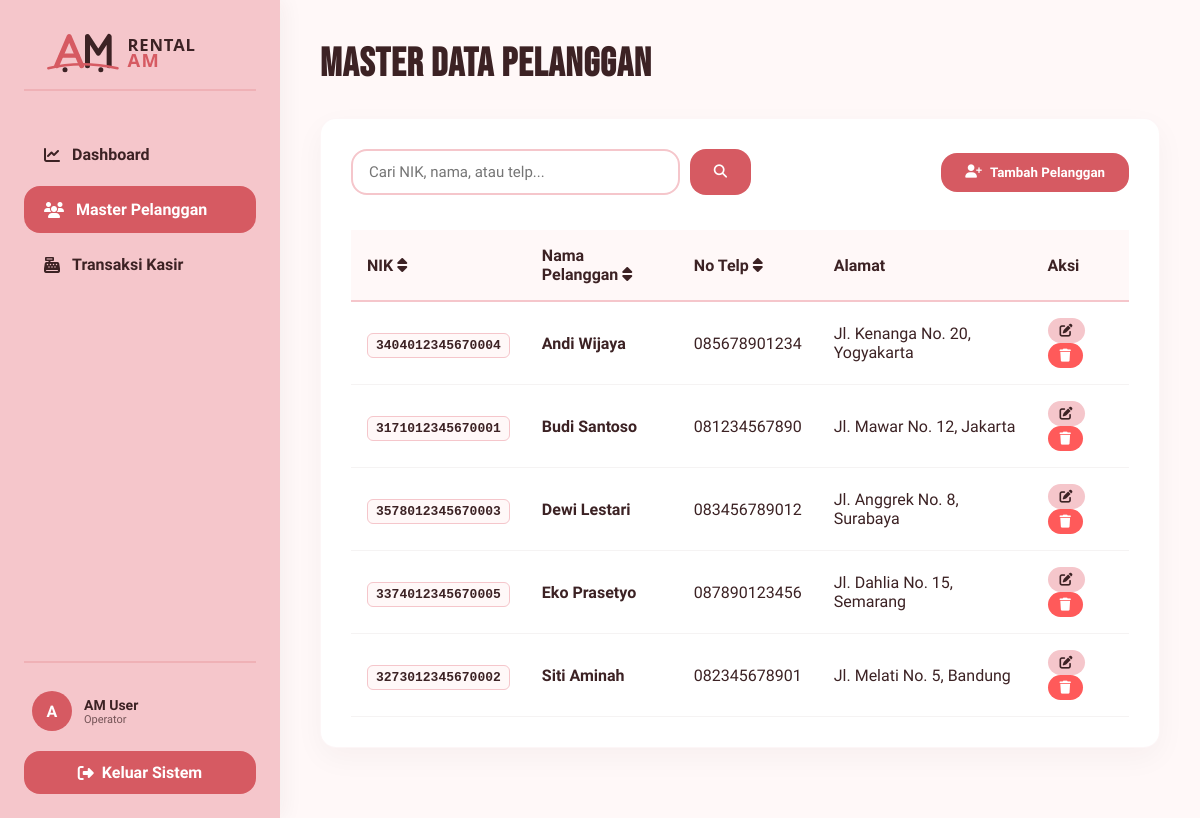
The app's page /index.php?action=master_pelanggan (signed in) with its own data.
### tables this page shows
CREATE TABLE IF NOT EXISTS pelanggan (
    id_pelanggan INT AUTO_INCREMENT PRIMARY KEY,
    nama_pelanggan VARCHAR(100) NOT NULL,
    no_telp VARCHAR(20) NOT NULL,
    alamat TEXT NOT NULL,
    nik VARCHAR(30) NOT NULL UNIQUE
);

### controllers/PelangganController.php (called while the page is built, shortened)
<?php
require_once 'models/Pelanggan.php';
class PelangganController {
    private $pelangganModel;
    public function __construct($db) {
        $this->pelangganModel = new Pelanggan($db);
    }
    public function index() {
        $search = $_GET['search'] ?? '';
        $sort_by = $_GET['sort_by'] ?? 'nama_pelanggan';
        $sort_order = $_GET['sort_order'] ?? 'ASC';
        $customers = $this->pelangganModel->getAll($search, $sort_by, $sort_order);
        require_once 'views/master_pelanggan.php';
    }
}

### models/Pelanggan.php (called while the page is built, shortened)
<?php
class Pelanggan {
    private $conn;
    private $table_name = "pelanggan";
    public function __construct($db) {
        $this->conn = $db;
    }
    public function getAll($search = '', $sort_by = 'nama_pelanggan', $sort_order = 'ASC') {
        $allowed_sort = ['id_pelanggan', 'nama_pelanggan', 'no_telp', 'alamat', 'nik'];
        $sort_order = strtoupper($sort_order) === 'DESC' ? 'DESC' : 'ASC';
        $query = "SELECT * FROM " . $this->table_name;
        $query .= " ORDER BY " . $sort_by . " " . $sort_order;
        $stmt = $this->conn->prepare($query);
        $stmt->execute();
        return $stmt->fetchAll(PDO::FETCH_ASSOC);
    }
}

### views/master_pelanggan.php (the view, shortened to what this page needs)
<!DOCTYPE html>
<html lang="id">
<head>
    <link rel="stylesheet" href="assets/css/style.css">
    <link rel="stylesheet" href="https://cdnjs.cloudflare.com/ajax/libs/font-awesome/6.4.0/css/all.min.css">
</head>
<body>
    <?php require_once 'views/layout/sidebar.php'; ?>
    <div class="main-content">
        <h1 class="page-title">MASTER DATA PELANGGAN</h1>
        <div class="card">
            <div class="search-sort-bar">
                <form action="index.php" method="GET" class="search-box">
                    <input type="text" name="search" class="form-control" placeholder="Cari NIK, nama, atau telp..." value="<?php echo htmlspecialchars($search); ?>">
                    <button type="submit" class="btn btn-primary"><i class="fa-solid fa-magnifying-glass"></i></button>
                </form>
                <div class="sort-box">
                    <button class="btn btn-primary" onclick="openAddModal()"><i class="fa-solid fa-user-plus"></i> Tambah Pelanggan</button>
                </div>
            </div>
            <div class="table-responsive">
                <table>
                    <thead>
                        <tr>
                            <th>
                                <a href="index.php?action=master_pelanggan&search=<?php echo urlencode($search); ?>&sort_by=nik&sort_order=<?php echo $sort_order === 'ASC' ? 'DESC' : 'ASC'; ?>" style="text-decoration:none; color:inherit;">
                                    NIK <i class="fa-solid fa-sort"></i>
                                </a>
                            </th>
                            <th>
                                <a href="index.php?action=master_pelanggan&search=<?php echo urlencode($search); ?>&sort_by=nama_pelanggan&sort_order=<?php echo $sort_order === 'ASC' ? 'DESC' : 'ASC'; ?>" style="text-decoration:none; color:inherit;">
                                    Nama Pelanggan <i class="fa-solid fa-sort"></i>
                                </a>
                            </th>
                            <th>
                                <a href="index.php?action=master_pelanggan&search=<?php echo urlencode($search); ?>&sort_by=no_telp&sort_order=<?php echo $sort_order === 'ASC' ? 'DESC' : 'ASC'; ?>" style="text-decoration:none; color:inherit;">
                                    No Telp <i class="fa-solid fa-sort"></i>
                                </a>
                            </th>
                            <th>Alamat</th>
                            <th>Aksi</th>
                        </tr>
                    </thead>
                    <tbody>
                        <?php if (empty($customers)): ?>
                            <tr>
                                <td colspan="5" style="text-align: center; padding: 30px;">Data pelanggan tidak ditemukan.</td>
                            </tr>
                        <?php else: ?>
                            <?php foreach ($customers as $c): ?>
                                <tr>
                                    <td><span style="font-family:monospace; background-color:#FFF8F8; padding:4px 8px; border-radius:6px; border:1px solid #F5C6CB; font-weight:700;"><?php echo htmlspecialchars($c['nik']); ?></span></td>
                                    <td style="font-weight:600;"><?php echo htmlspecialchars($c['nama_pelanggan']); ?></td>
                                    <td><?php echo htmlspecialchars($c['no_telp']); ?></td>
                                    <td><?php echo htmlspecialchars($c['alamat']); ?></td>
                                    <td>
                                        <button class="btn btn-secondary" style="padding: 6px 12px; font-size:13px;" onclick="openEditModal(<?php echo htmlspecialchars(json_encode($c)); ?>)">
                                            <i class="fa-solid fa-pen-to-square"></i>
                                        </button>
                                        <a href="index.php?action=pelanggan_delete&id=<?php echo $c['id_pelanggan']; ?>" class="btn btn-danger" style="padding: 6px 12px; font-size:13px;" onclick="return confirm('Hapus pelanggan ini?')">
                                            <i class="fa-solid fa-trash"></i>
                                        </a>
                                    </td>
                                </tr>
                            <?php endforeach; ?>
                        <?php endif; ?>
                    </tbody>
                </table>
            </div>
        </div>
    </div>
</body>
</html>

### index.php (shortened to what this page needs)
<?php
$action = $_GET['action'] ?? 'dashboard';
$database = new Database();
$db = $database->getConnection();
switch ($action) {
    case 'master_pelanggan':
        require_once 'controllers/PelangganController.php';
        $controller = new PelangganController($db);
        $controller->index();
        break;
}

### views/layout/sidebar.php (shortened to what this page needs)
<?php
$current_action = $_GET['action'] ?? 'dashboard';
$user_role = $_SESSION['role'] ?? 'Operator';
$sidebar_class = ($current_action === 'cetak_laporan') ? 'sidebar no-print' : 'sidebar';
?>
<div class="<?php echo $sidebar_class; ?>">
    <div class="sidebar-brand">
        <img src="assets/images/logo.svg" alt="Rental AM Logo" class="brand-logo">
    </div>
    <ul class="sidebar-menu">
        <li class="<?php echo ($current_action === 'dashboard') ? 'active' : ''; ?>">
            <a href="index.php?action=dashboard">
                <i class="fa-solid fa-chart-line"></i> Dashboard
            </a>
        </li>
        <li class="<?php echo (strpos($current_action, 'pelanggan') !== false || $current_action === 'master_pelanggan') ? 'active' : ''; ?>">
            <a href="index.php?action=master_pelanggan">
                <i class="fa-solid fa-users"></i> Master Pelanggan
            </a>
        </li>
        <li class="<?php echo (strpos($current_action, 'transaksi') !== false || $current_action === 'form_transaksi') ? 'active' : ''; ?>">
            <a href="index.php?action=form_transaksi">
                <i class="fa-solid fa-cash-register"></i> Transaksi Kasir
            </a>
        </li>
    </ul>
    <div class="sidebar-footer">
        <div class="sidebar-user">
            <div class="sidebar-user-avatar">
                <?php echo strtoupper(substr($_SESSION['user']['nama_lengkap'] ?? 'A', 0, 1)); ?>
            </div>
            <div class="sidebar-user-info">
                <h5><?php echo htmlspecialchars($_SESSION['user']['nama_lengkap'] ?? 'AM User'); ?></h5>
                <p><?php echo htmlspecialchars($user_role); ?></p>
            </div>
        </div>
        <a href="index.php?action=logout" class="sidebar-footer-btn">
            <i class="fa-solid fa-right-from-bracket"></i> Keluar Sistem
        </a>
    </div>
</div>

### assets/css/style.css (style rules this page uses)
* { margin: 0; padding: 0; box-sizing: border-box; font-family: 'Plus Jakarta Sans', sans-serif; }
body { background-color: #FFF8F8; color: #3C2224; display: flex; min-height: 100vh; }
.sidebar { width: 280px; background-color: #F5C6CB; position: fixed; top: 0; bottom: 0; left: 0; display: flex; flex-direction: column; padding: 24px; box-shadow: 4px 0 20px rgba(60, 34, 36, 0.05); z-index: 100; }
.sidebar-brand { margin-bottom: 40px; text-align: center; border-bottom: 2px solid rgba(214, 90, 98, 0.2); padding-bottom: 15px; display: flex; justify-content: center; align-items: center; }
.brand-logo { max-width: 100%; height: auto; max-height: 50px; object-fit: contain; }
.sidebar-menu { list-style: none; display: flex; flex-direction: column; gap: 8px; flex: 1; overflow-y: auto; margin-bottom: 20px; }
.sidebar-menu a { display: flex; align-items: center; gap: 12px; padding: 14px 20px; color: #3C2224; text-decoration: none; font-weight: 600; border-radius: 16px; transition: all 0.3s ease; }
.sidebar-menu a:hover, .sidebar-menu li.active a { background-color: #D65A62; color: #FFFFFF; }
.sidebar-footer { margin-top: auto; border-top: 2px solid rgba(214, 90, 98, 0.2); padding-top: 20px; display: flex; flex-direction: column; gap: 12px; }
.sidebar-user { display: flex; align-items: center; gap: 12px; padding: 8px; }
.sidebar-user-avatar { width: 40px; height: 40px; border-radius: 50%; background-color: #D65A62; color: #FFFFFF; display: flex; align-items: center; justify-content: center; font-weight: 700; }
.sidebar-user-info h5 { font-size: 14px; font-weight: 700; }
.sidebar-user-info p { font-size: 11px; opacity: 0.7; }
.sidebar-footer-btn { display: flex; align-items: center; justify-content: center; gap: 8px; padding: 12px; background-color: #D65A62; color: #FFFFFF; text-decoration: none; font-weight: 600; border-radius: 16px; transition: all 0.3s ease; border: none; cursor: pointer; }
.main-content { margin-left: 280px; flex: 1; padding: 40px; overflow-y: auto; }
.page-title { font-family: 'Bebas Neue', sans-serif; font-size: 40px; letter-spacing: 1px; color: #3C2224; margin-bottom: 30px; }
.card { background-color: #FFFFFF; border-radius: 16px; box-shadow: 0 10px 30px rgba(60, 34, 36, 0.04); padding: 30px; margin-bottom: 30px; border: 1px solid rgba(214, 90, 98, 0.05); }
.btn { display: inline-flex; align-items: center; gap: 8px; padding: 12px 24px; font-weight: 600; border-radius: 16px; border: none; cursor: pointer; transition: all 0.3s ease; text-decoration: none; }
.btn-primary { background-color: #D65A62; color: #FFFFFF; }
.btn-secondary { background-color: #F5C6CB; color: #3C2224; }
.btn-danger { background-color: #FF5A5A; color: #FFFFFF; }
.table-responsive { width: 100%; overflow-x: auto; }
table { width: 100%; border-collapse: collapse; margin-top: 15px; }
th { background-color: #FFF8F8; color: #3C2224; text-align: left; padding: 16px; font-weight: 700; border-bottom: 2px solid #F5C6CB; }
td { padding: 16px; border-bottom: 1px solid rgba(60, 34, 36, 0.05); color: #3C2224; }
.form-control { width: 100%; padding: 12px 16px; border-radius: 16px; border: 2px solid #F5C6CB; background-color: #FFFFFF; color: #3C2224; font-size: 15px; transition: all 0.3s ease; }
.search-sort-bar { display: flex; justify-content: space-between; align-items: center; gap: 20px; margin-bottom: 20px; flex-wrap: wrap; }
.search-box { display: flex; gap: 10px; flex: 1; max-width: 400px; }
.sort-box { display: flex; align-items: center; gap: 10px; }

### records on screen
pelanggan: nik "3404012345670004", nama_pelanggan "Andi Wijaya", no_telp "085678901234", alamat "Jl. Kenanga No. 20, Yogyakarta"
pelanggan: nik "3171012345670001", nama_pelanggan "Budi Santoso", no_telp "081234567890", alamat "Jl. Mawar No. 12, Jakarta"
pelanggan: nik "3578012345670003", nama_pelanggan "Dewi Lestari", no_telp "083456789012", alamat "Jl. Anggrek No. 8, Surabaya"
pelanggan: nik "3374012345670005", nama_pelanggan "Eko Prasetyo", no_telp "087890123456", alamat "Jl. Dahlia No. 15, Semarang"
pelanggan: nik "3273012345670002", nama_pelanggan "Siti Aminah", no_telp "082345678901", alamat "Jl. Melati No. 5, Bandung"

### other values on screen
substr($_SESSION['user']['nama_lengkap'] ?? 'A', 0, 1) "A"
$_SESSION['user']['nama_lengkap'] "AM User"
$user_role "Operator"
